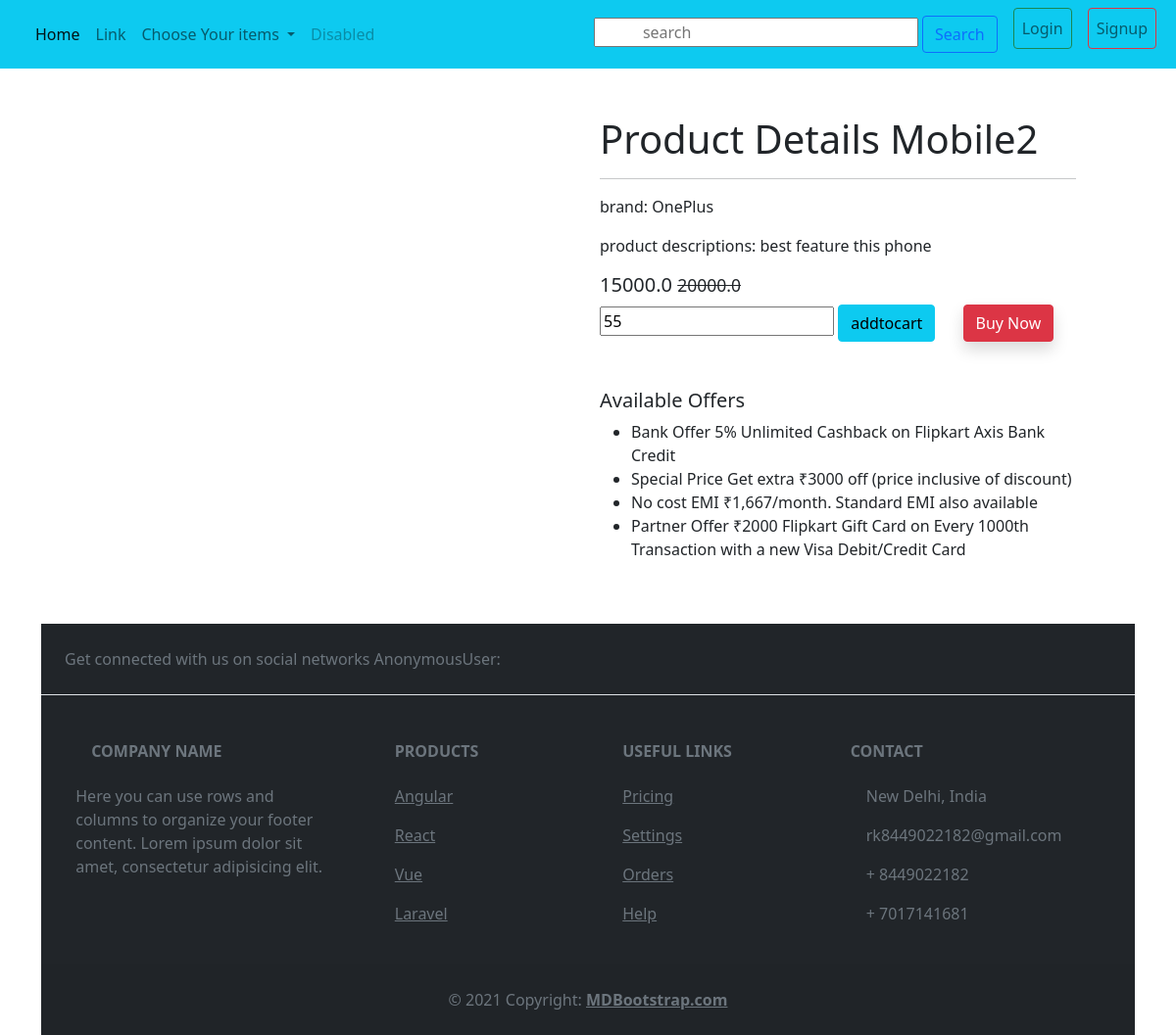
Page /product_details/55 on the committed database.
### enroll/models.py (models this page shows, shortened)
class product(models.Model):
    title=models.CharField(max_length=100)
    selling_price=models.FloatField()
    discount_price=models.FloatField()
    discriptions=models.TextField(max_length=200)
    brand=models.CharField(max_length=50)
    category=models.CharField(choices=CATEGORY_CHOICES ,max_length=50)
    product_images=models.ImageField(upload_to="myimages", height_field=None, width_field=None, max_length=None)

### enroll/views.py (the view)
# urls.py: path("product_details/<int:pk>",views.product_details, name="product_details"),
def product_details(request,pk):
    obj=product.objects.get(pk=pk)
    return render(request,'product _details.html',{"obj":obj})

### templates/product _details.html (shortened to what this page needs)
{% extends "base.html" %}
{% load static %}
{% block content %}
<div class="container">
    <div class="row m-5">
        <div class="col-sm-6">
        </div>
        <div class="col-sm-6">
            <h1 class="text-capitalize">product details {{obj.title}}</h1>
            <hr>
            <p>brand: {{obj.brand}}</p>
            <p>product descriptions: {{obj.discriptions}}</p>
            <h5>{{obj.discount_price}} <small class="fw-light text-decoration-line-through">
                    {{obj.selling_price}}</small></h5>
            <form action="/add_to_cart" class="d-inline">
                <input  name="obj_id" value={{obj.id}} id="obj_id">
                <button type="submit" class="btn btn-info">addtocart</button>
            </form>
            <a href="#" class="btn btn-danger shadow ms-4">Buy Now</a>
            <h5 class="mt-5">Available Offers</h5>
            <ul>
                <li>Bank Offer 5% Unlimited Cashback on Flipkart Axis Bank Credit</li>
                <li>Special Price Get extra ₹3000 off (price inclusive of discount)</li>
                <li>No cost EMI ₹1,667/month. Standard EMI also available</li>
                <li>Partner Offer ₹2000 Flipkart Gift Card on Every 1000th Transaction with a new Visa Debit/Credit Card
                </li>
            </ul>
        </div>
    </div>
    {% endblock content %}

### static/css/ok.css (style rules this page uses)
body { margin: 0px; padding: 0px; background-image: "C:\Users\hp\Desktop\add_to_cart\cart\static\images\annie-spratt-wuc-KEIBrdE-unsplash.jpg"; }

### templates/base.html (style rules this page uses)
body { padding-right: 0; padding-left: 0; }

### rows in the picture
product: title "Mobile2", brand "OnePlus", discriptions "best feature this phone", discount_price "15000.0", selling_price "20000.0", obj_id "55"

### other values in the picture
{{ user }} "AnonymousUser"
